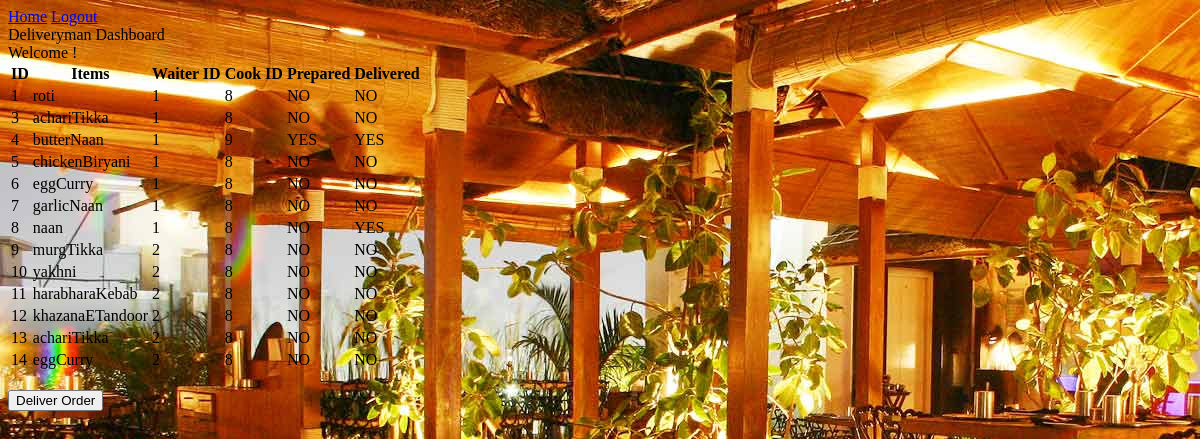
The page /deliveryman.php on the database its author committed.
### tables this page shows
CREATE TABLE `orders` (
  `id` int(11) NOT NULL AUTO_INCREMENT,
  `items` varchar(255) NOT NULL,
  `waiter_id` int(11) NOT NULL,
  `cook_id` int(11) NOT NULL,
  `prepared` varchar(10) NOT NULL DEFAULT 'NO',
  `delivered` varchar(10) NOT NULL DEFAULT 'NO',
  PRIMARY KEY (`id`),
  UNIQUE KEY `id` (`id`),
  KEY `waiter_id` (`waiter_id`),
  KEY `items` (`items`),
  CONSTRAINT `orders_ibfk_1` FOREIGN KEY (`waiter_id`) REFERENCES `employees` (`id`),
  CONSTRAINT `orders_ibfk_2` FOREIGN KEY (`items`) REFERENCES `items` (`item_id`)
);

### deliveryman.php (the view, shortened to what this page needs)
<html>
<head>
	<link rel="stylesheet" type="text/css" href="default.css">
<ul>
  <li><a href="home.php">Home</a></li>
  <li><a href="logout.php">Logout</a></li>
</ul>
	Deliveryman Dashboard<br />
</head>
<body>
	<?php
		echo "Welcome ".$_SESSION["first_name"]."!<br />";
		$mysqli = new mysqli(DB_HOST, DB_USER, DB_PASS, DB_NAME);
		$tablename="orders";
		$sql="SELECT * from $tablename";
		$result=$mysqli->query($sql);
		$numFields=mysqli_num_fields($result);
		echo "<table><th>ID</th><th>Items</th><th>Waiter ID</th><th>Cook ID</th><th>Prepared</th><th>Delivered</th>";
		while ($row=mysqli_fetch_row($result))
		{
			echo "<tr>";
			for($x=0;$x<$numFields;$x++)
			{
				echo "<td>".$row[$x]."</td>";
			}
			echo "</tr>";
		}
		echo "</table><br />";
	?>
	<button onclick="showDeliverForm()">Deliver Order</button><br />
	<br />
</body>
</html>

### default.css (style rules this page uses)
ul { list-style-type: none; margin: 0; padding: 0; }
li { display: inline; }
body { background-image: url("bgimage.jpg"); background-color: #cccccc; }

### rows shown on the page
orders: id "1", items "roti", waiter "1", cook "8", prepared "NO", delivered "NO"
orders: id "3", items "achariTikka", waiter "1", cook "8", prepared "NO", delivered "NO"
orders: id "4", items "butterNaan", waiter "1", cook "9", prepared "YES", delivered "YES"
orders: id "5", items "chickenBiryani", waiter "1", cook "8", prepared "NO", delivered "NO"
orders: id "6", items "eggCurry", waiter "1", cook "8", prepared "NO", delivered "NO"
orders: id "7", items "garlicNaan", waiter "1", cook "8", prepared "NO", delivered "NO"
orders: id "8", items "naan", waiter "1", cook "8", prepared "NO", delivered "YES"
orders: id "9", items "murgTikka", waiter "2", cook "8", prepared "NO", delivered "NO"
orders: id "10", items "yakhni", waiter "2", cook "8", prepared "NO", delivered "NO"
orders: id "11", items "harabharaKebab", waiter "2", cook "8", prepared "NO", delivered "NO"
orders: id "12", items "khazanaETandoor", waiter "2", cook "8", prepared "NO", delivered "NO"
orders: id "13", items "achariTikka", waiter "2", cook "8", prepared "NO", delivered "NO"
orders: id "14", items "eggCurry", waiter "2", cook "8", prepared "NO", delivered "NO"
